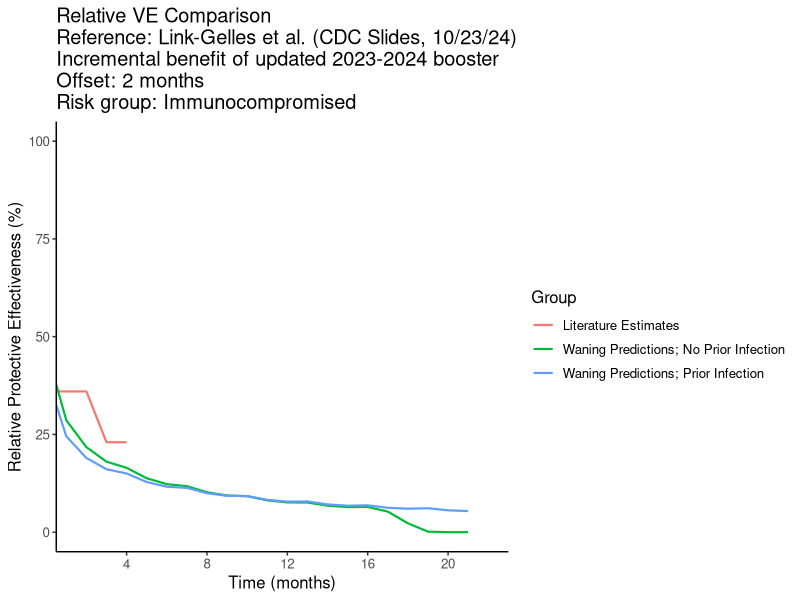
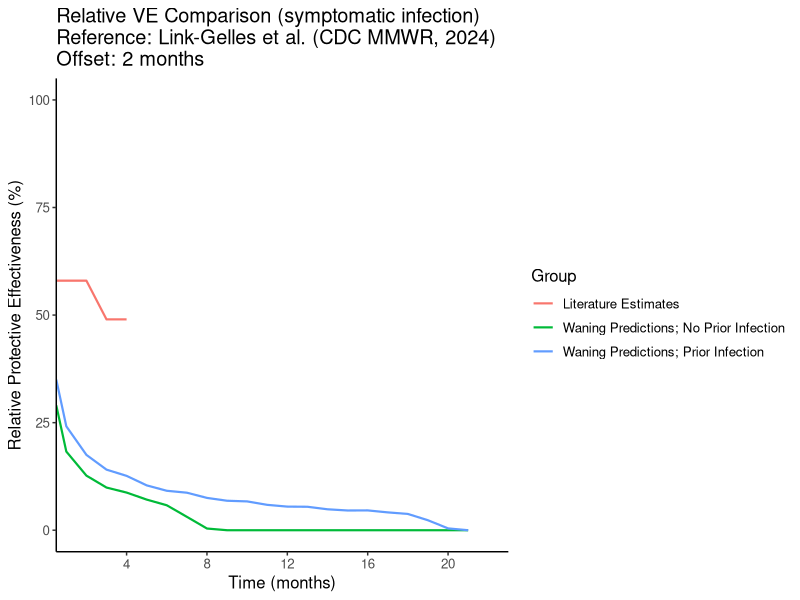

These charts were generated, in order, by the following R code:
###################################################################################################
#Title: Relative VE Comparison
#Author: Hailey Park
#Date: November 1, 2023
###################################################################################################

# Kate was here. hi. 
# Kate was here. again.

rm(list=ls())

setwd(here::here())

#Loading in libraries
library(readr)
library(dplyr)
library(tidyverse)
library(ggplot2)
library(tidyr)
library(tibble)
library(reshape2)

#Relative VE Function
relative_ve_fn <- function(baseline, upper) {
  baseline_rr <- 1 - baseline
  upper_rr <- 1- upper
  relative_rr <- upper_rr / baseline_rr
  relative_ve <- 1 - relative_rr
  return(relative_ve)
}

######################################################################################################################################################################################################
#Read in waning relative VE literature estimates against severe COVID-19 infection (read in specific literature reference and offset value)

#NOTE: These estimates are from Lin et al. (New England Journal of Medicine, 2023)
#      Offset: 7 months
#      DOI: 10.1056/NEJMc2215471; Figure S2 Panel B
#      Link: https://www.nejm.org/doi/full/10.1056/NEJMc2215471
relative_ve_data_lit <- data.frame(months = rep(c(0.5, 1:5), 2),
                                   relative_ve = c(.6471, .4747, .4495, .4242, .3951, .3698, .771, .4241, .3872,.3424,.3016 ,.2529),
                                   prior_inf = rep(0:1, each = 6)) %>%
  mutate(group = if_else(prior_inf == 1, "Literature Estimates; Prior Infection", "Literature Estimates; No Prior Infection")) %>%
  dplyr::select(-prior_inf)

offset <- 7

#NOTE: These estimates are from Link-Gelles et al. (CDC slides, 10/23/24)
#      Offset: 4 months
#      Slide 27
#      Link: https://www.cdc.gov/acip/downloads/slides-2024-10-23-24/04-COVID-Link-Gelles-508.pdf 
relative_ve_data_lit <- data.frame(months = rep(c(0.5, 1:10), 2),
                                   relative_ve = rep(c(.5, .5, .5, .38, .38, .21, .21, 0, 0 ,0, 0), 2),
                                   prior_inf = rep(0:1, each = 11)) %>%
  mutate(group = if_else(prior_inf == 1, "Literature Estimates; Prior Infection", "Literature Estimates; No Prior Infection")) %>%
  dplyr::select(-prior_inf)

offset <- 4

#NOTE: These estimates are from Link-Gelles et al. (CDC MMWR, 2023)
#      Offset: 3 months
#      Table 2, Hospitalization, 18+ years
#      Link: https://www.cdc.gov/mmwr/volumes/72/wr/mm7221a3.htm
relative_ve_data_lit <- data.frame(months = rep(c(0.5, 1:6), 2),
                                   relative_ve = rep(c(.62, .62, .62, .47, .47, .47, .24), 2),
                                   prior_inf = rep(0:1, each = 7)) %>%
  mutate(group = if_else(prior_inf == 1, "Literature Estimates; Prior Infection", "Literature Estimates; No Prior Infection")) %>%
  dplyr::select(-prior_inf)

offset <- 3

#NOTE: These estimates are for IMMUNOCOMPROMISED from Link-Gelles et al. (CDC MMWR, 2023)
#      Offset: 2 months
#      Slide 16
#      Link: https://www.cdc.gov/acip/downloads/slides-2024-10-23-24/04-COVID-Link-Gelles-508.pdf 
relative_ve_data_lit <- data.frame(months = rep(c(0.5, 1:6), 2),
                                   relative_ve = rep(c(.36, .36, .36, .23, .23, 23, .01), 2),
                                   prior_inf = rep(0:1, each = 7)) %>%
  mutate(group = if_else(prior_inf == 1, "Literature Estimates", "Literature Estimates")) %>%
  dplyr::select(-prior_inf)

offset <- 2

###################################################################################################

#Read in waning prediction data (absolute VE)

  #Immunocompetent
waning_data_hybrid <- unique(read.csv("data/clean-data/severe_waning_predictions_weekly_hybridImmunityOnly.csv")[,-1]) %>%
  group_by(age_group, estimate, prior_inf, months) %>% summarise(ve_pred = mean(ve_pred))
waning_data_vaccine <- unique(read.csv("data/clean-data/severe_waning_predictions_weekly_vaccineImmunityOnly.csv")[,-1]) %>%
  group_by(age_group, estimate, prior_inf, months) %>% summarise(ve_pred = mean(ve_pred))
waning_data <- as.data.frame(rbind(waning_data_hybrid, waning_data_vaccine))

  #Immunocompromised
waning_data_hybrid <- unique(read.csv("data/clean-data/severe_waning_predictions_weekly_hybridImmunityOnly_immunocompromised.csv")[,-1]) %>%
  group_by(age_group, estimate, prior_inf, months) %>% summarise(ve_pred = mean(ve_pred))
waning_data_vaccine <- unique(read.csv("data/clean-data/severe_waning_predictions_weekly_vaccineImmunityOnly_immunocompromised.csv")[,-1]) %>%
  group_by(age_group, estimate, prior_inf, months) %>% summarise(ve_pred = mean(ve_pred))
waning_data <- as.data.frame(rbind(waning_data_hybrid, waning_data_vaccine))


#We are checking if the relative VE under our waning curve predictions are similar to published estimates.
#We are checking the relative VE given that the average time since last immune event (dose; infection) is around 7-8 months.
waning_data <- waning_data %>%
  mutate(group = if_else(prior_inf == 1, "Prior Infection; Mean", "No Prior Infection; Mean"))

adj_relative_waning <- waning_data %>% filter(age_group == "50-64 years", estimate == 'mean') %>%
  arrange(months) %>%
  mutate(months_baseline = lead(months, n = offset * 2, default = 24)) %>% 
  dplyr::select(group, months, months_baseline, ve_pred)

waning_data <- waning_data %>% filter(age_group == "50-64 years", estimate == 'mean') %>%
  arrange(months) %>%
  rename(ve_pred_baseline = ve_pred) %>% dplyr::select(group, months, ve_pred_baseline)

adj_waning_clean <- merge(adj_relative_waning, waning_data, by.x = c("months_baseline", "group"),
                          by.y = c("months", "group"), all.x = TRUE) %>% 
  mutate(months = if_else(months < 1, 0.5, round(months)),
         relative_ve = relative_ve_fn(ve_pred_baseline, ve_pred),
         group = if_else(group == "Prior Infection; Mean", "Waning Predictions; Prior Infection", "Waning Predictions; No Prior Infection")) %>%
  dplyr::select(months, relative_ve, group) 

combined_rel <- rbind(adj_waning_clean, relative_ve_data_lit)

ggplot(combined_rel, aes(months, relative_ve*100, color = factor(group))) +
  geom_line(size = .75) +
  ylab("Relative Protective Effectiveness (%)") +
  xlab("Time (months)") +
  labs(color='Group') +
  ylim(0,100) +
  theme(panel.grid.major = element_blank(), panel.grid.minor = element_blank(),
        panel.background = element_blank(), axis.line = element_line(colour = "black"),
        text = element_text(size=12))+
  scale_x_continuous(breaks=c(0,4,8,12,16,20,24), expand = c(0, 0)) +
  #ggtitle("Relative VE Comparison\nReference: Link-Gelles et al. (CDC Slides, 10/23/24)\nIncremental benefit of updated 2023-2024 booster\nOffset: 4 months")
  #ggtitle("Relative VE Comparison\nReference: Link-Gelles et al. (CDC MMWR, 2023)\nIncremental benefit of bivalent booster\nOffset: 3 months")
  #ggtitle("Relative VE Comparison\nReference: Lin et al. (NEJM, 2023)\nOffset: 7 months")
  ggtitle("Relative VE Comparison\nReference: Link-Gelles et al. (CDC Slides, 10/23/24)\nIncremental benefit of updated 2023-2024 booster\nOffset: 2 months\nRisk group: Immunocompromised")


######################################################################################################################################################################################################
#Checking relative waning for nonsevere curves

#NOTE: These estimates are from de Gier et al. (Nature Comms, 2023)
#      Table S1
#      Link: https://www.nature.com/articles/s41467-023-40195-z#MOESM4  
relative_ve_data_lit <- data.frame(months = rep(c(0.5, 1:9), 2),
                                   relative_ve = rep(c(.78, .78, .57, .57, .57, .44, .44, .44, .15, .15), 2),
                                   prior_inf = rep(2, each = 10)) %>%
  mutate(group = if_else(prior_inf == 2, "Literature Estimates", NA)) %>%
  dplyr::select(-prior_inf)

offset <- 7 #not confirmed

#NOTE: These estimates are from Link-Gelles et al. (CDC MMWR, 2024)
#      Table 2, 18+ years
#      Link: https://www.cdc.gov/mmwr/volumes/73/wr/mm7304a2.htm
relative_ve_data_lit <- data.frame(months = rep(c(0.5, 1:4)),
                                   relative_ve = rep(c(.58, .58, .58, .49, .49), 2),
                                   prior_inf = rep(2, each = 5)) %>%
  mutate(group = if_else(prior_inf == 2, "Literature Estimates", NA)) %>%
  dplyr::select(-prior_inf)

offset <- 2

###################################################################################################

#Read in waning prediction data (absolute VE)

#Immunocompetent
waning_data_hybrid <- unique(read.csv("data/clean-data/nonsevere_waning_predictions_weekly_hybridImmunityOnly.csv")[,-1]) %>%
  group_by(age_group, estimate, prior_inf, months) %>% summarise(ve_pred = mean(ve_pred))
waning_data_vaccine <- unique(read.csv("data/clean-data/nonsevere_waning_predictions_weekly_vaccineImmunityOnly.csv")[,-1]) %>%
  group_by(age_group, estimate, prior_inf, months) %>% summarise(ve_pred = mean(ve_pred))
waning_data <- as.data.frame(rbind(waning_data_hybrid, waning_data_vaccine))

#Immunocompromised
waning_data_hybrid <- unique(read.csv("data/clean-data/nonsevere_waning_predictions_weekly_hybridImmunityOnly_immunocompromised.csv")[,-1]) %>%
  group_by(age_group, estimate, prior_inf, months) %>% summarise(ve_pred = mean(ve_pred))
waning_data_vaccine <- unique(read.csv("data/clean-data/nonsevere_waning_predictions_weekly_vaccineImmunityOnly_immunocompromised.csv")[,-1]) %>%
  group_by(age_group, estimate, prior_inf, months) %>% summarise(ve_pred = mean(ve_pred))
waning_data <- as.data.frame(rbind(waning_data_hybrid, waning_data_vaccine))

#We are checking if the relative VE under our waning curve predictions are similar to published estimates.
#We are checking the relative VE given that the average time since last immune event (dose; infection) is around 7-8 months.

waning_data <- waning_data %>%
  mutate(group = if_else(prior_inf == 1, "Prior Infection; Mean", "No Prior Infection; Mean"))

adj_relative_waning <- waning_data %>% filter(age_group == "50-64 years", estimate == 'mean') %>%
  arrange(months) %>%
  mutate(months_baseline = lead(months, n = offset * 2, default = 24)) %>% 
  dplyr::select(group, months, months_baseline, ve_pred)

waning_data <- waning_data %>% filter(age_group == "50-64 years", estimate == 'mean') %>%
  arrange(months) %>%
  rename(ve_pred_baseline = ve_pred) %>% dplyr::select(group, months, ve_pred_baseline)

adj_waning_clean <- merge(adj_relative_waning, waning_data, by.x = c("months_baseline", "group"),
                          by.y = c("months", "group"), all.x = TRUE) %>% 
  mutate(months = if_else(months < 1, 0.5, round(months)),
         relative_ve = relative_ve_fn(ve_pred_baseline, ve_pred),
         group = if_else(group == "Prior Infection; Mean", "Waning Predictions; Prior Infection", "Waning Predictions; No Prior Infection")) %>%
  dplyr::select(months, relative_ve, group) 

combined_rel <- rbind(adj_waning_clean, relative_ve_data_lit)

ggplot(combined_rel, aes(months, relative_ve*100, color = factor(group))) +
  geom_line(size = .75) +
  ylab("Relative Protective Effectiveness (%)") +
  xlab("Time (months)") +
  labs(color='Group') +
  ylim(0,100) +
  theme(panel.grid.major = element_blank(), panel.grid.minor = element_blank(),
        panel.background = element_blank(), axis.line = element_line(colour = "black"),
        text = element_text(size=12))+
  scale_x_continuous(breaks=c(0,4,8,12,16,20,24), expand = c(0, 0)) +
  ggtitle("Relative VE Comparison (symptomatic infection)\nReference: Link-Gelles et al. (CDC MMWR, 2024)\nOffset: 2 months")
#ggtitle("Relative VE Comparison\nReference: de Geir et al. (Nature Comms, 2023)\nOffset: 7 months (not confirmed)")
